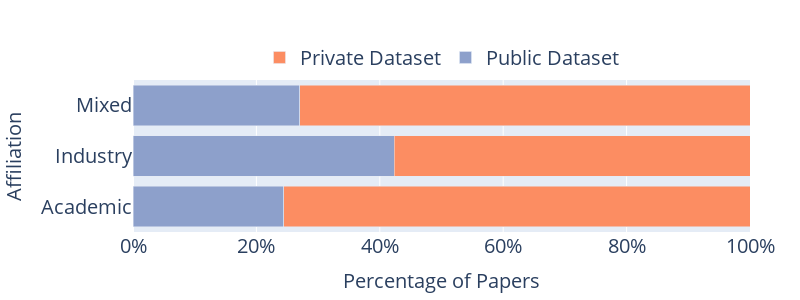

Source (notebook cell):
### Code cell
import plotly.graph_objects as go
import pandas as pd
import plotly.express as px

def create_public_private_barplot(df, width=800, height=400, save_path=None,
                                  legend_font_size=14, axis_title_font_size=14,
                                  axis_tick_font_size=12, affiliation_font_size=12):
    # List of public dataset columns
    public_datasets = [
        'mimic_count', 'eicu_count', 'uk_biobank_count', 'chest_x-ray14_count',
        'adni_count', 'physionet_count', 'oasis_count', 'tcga_count', 'gdc_count',
        'seer_count', 'tuh_eeg_corpus_count', 'tuh_abnormal_eeg_corpus_count',
        'tuh_eeg_artifact_corpus_count', 'tuh_eeg_epilepsy_corpus_count',
        'tuh_eeg_events_corpus_count', 'tuh_eeg_seizure_corpus_count',
        'tuh_eeg_slowing_corpus_count', 'paper_with_code_data_count'
    ]
    
    # Calculate if any public dataset was used
    df['public_data_used'] = df[public_datasets].any(axis=1)
    
    # Calculate percentages for each affiliation class
    data = df.groupby('affiliation_class')['public_data_used'].value_counts(normalize=True).unstack() * 100
    
    # Fill NaN values with 0
    data = data.fillna(0)
    
    # Ensure we have both True and False columns, add if missing
    for col in [True, False]:
        if col not in data.columns:
            data[col] = 0
    
    # Sort the index to ensure consistent order and capitalize affiliations
    data = data.reindex(['academic', 'industry', 'mixed'])
    data.index = data.index.str.capitalize()
    
    # Define color scheme (using the same colors as in the previous plot)
    color_scheme = px.colors.qualitative.Set2[1:3]  # Use the first two colors from the Set2 palette
    color_map = {True: color_scheme[1], False: color_scheme[0]}
    
    # Create the stacked bar plot
    fig = go.Figure()
    
    # Add trace for public datasets
    fig.add_trace(go.Bar(
        y=data.index,
        x=data[True],
        name='Public Dataset',
        orientation='h',
        marker_color=color_map[True]
    ))
    
    # Add trace for private datasets
    fig.add_trace(go.Bar(
        y=data.index,
        x=data[False],
        name='Private Dataset',
        orientation='h',
        marker_color=color_map[False]
    ))
    
    # Update layout
    fig.update_layout(
        barmode='stack',
        xaxis_title="Percentage of Papers",
        yaxis_title="Affiliation",
        font=dict(size=axis_tick_font_size),  # Default font size for tick labels
        xaxis=dict(
            ticksuffix='%',
            range=[0, 100],
            title_font=dict(size=axis_title_font_size)  # Font size for x-axis title
        ),
        yaxis=dict(
            title_font=dict(size=axis_title_font_size),  # Font size for y-axis title
            categoryorder='array',
            categoryarray=['Academic', 'Industry', 'Mixed']
        ),
        width=width,
        height=height,
        legend=dict(
            orientation="h",
            yanchor="bottom",
            y=1.02,
            xanchor="center",
            x=0.5,
            font=dict(size=legend_font_size)  # Font size for legend text
        ),
        margin=dict(t=80, b=50, l=50, r=50)  # Increased top margin for legend
    )
    
    # Update font size for affiliation labels
    fig.update_yaxes(tickfont=dict(size=affiliation_font_size))
    
    # Show the plot
    fig.show()
    
    # Save the plot if a save path is provided
    if save_path:
        fig.write_image(save_path, scale=3)

# Example usage:
# create_public_private_barplot(main_df, width=800, height=300,
#                               legend_font_size=20,
#                               axis_title_font_size=20,
#                               axis_tick_font_size=20,
#                               affiliation_font_size=20,
#                               save_path='figures/public_dataset/affiliation_public_private_dataset_barplot.png')
# Example usage:
create_public_private_barplot(main_df, width=800, height=300,
                              legend_font_size=20,
                              axis_title_font_size=20,
                              axis_tick_font_size=20,
                              affiliation_font_size=20,
                              save_path='figures/public_dataset/affiliation_public_private_dataset_barplot.png')

### Figure 1 — Plotly figure (JSON) as saved in the notebook; plotly's stock layout.template omitted (floating-point values rounded to 4 significant figures)
{"data": [{"marker": {"color": "rgb(141,160,203)"}, "name": "Public Dataset", "orientation": "h", "type": "bar", "x": [24.46, 42.37, 27.03], "y": ["Academic", "Industry", "Mixed"]}, {"marker": {"color": "rgb(252,141,98)"}, "name": "Private Dataset", "orientation": "h", "type": "bar", "x": [75.54, 57.63, 72.97], "y": ["Academic", "Industry", "Mixed"]}], "layout": {"barmode": "stack", "font": {"size": 20}, "height": 300, "legend": {"font": {"size": 20}, "orientation": "h", "x": 0.5, "xanchor": "center", "y": 1.02, "yanchor": "bottom"}, "margin": {"b": 50, "l": 50, "r": 50, "t": 80}, "width": 800, "xaxis": {"range": [0, 100], "ticksuffix": "%", "title": {"font": {"size": 20}, "text": "Percentage of Papers"}}, "yaxis": {"categoryarray": ["Academic", "Industry", "Mixed"], "categoryorder": "array", "tickfont": {"size": 20}, "title": {"font": {"size": 20}, "text": "Affiliation"}}}}
